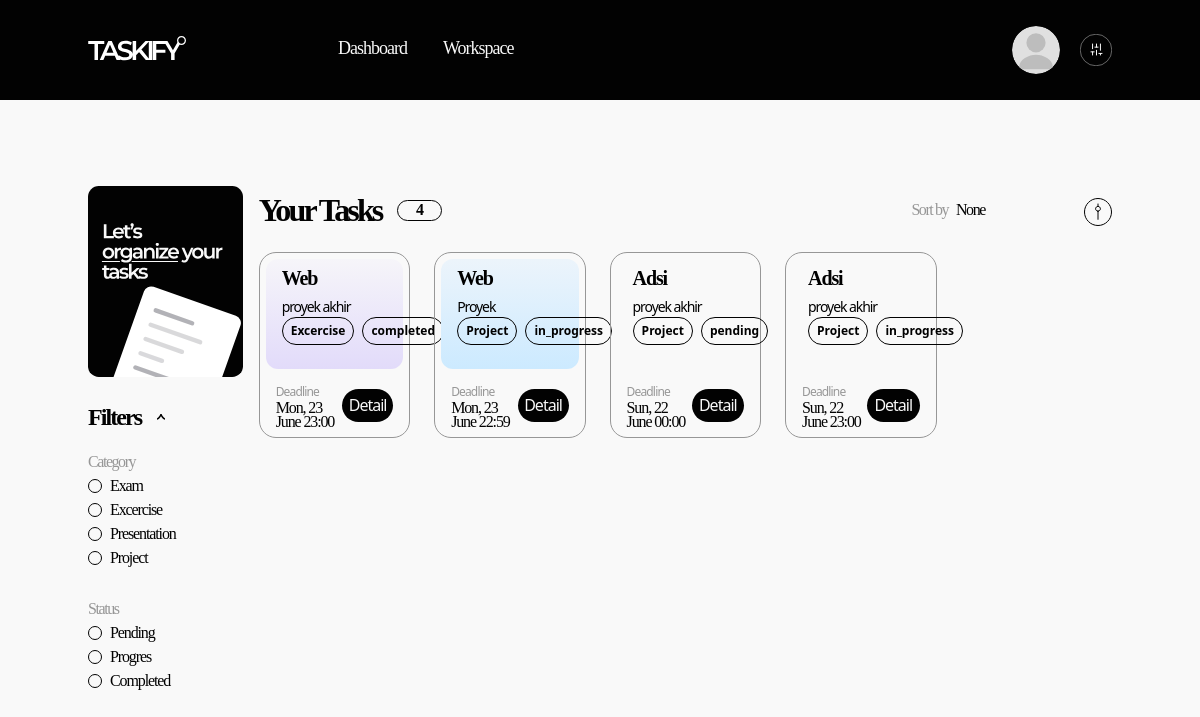
The page /frontend/dashboard.php (signed in) on the database its author committed.
### tables this page shows
CREATE TABLE `tasks` (
  `id_task` int NOT NULL,
  `id_user` int NOT NULL,
  `task_name` varchar(100) NOT NULL,
  `category` varchar(50) DEFAULT NULL,
  `deadline` datetime DEFAULT NULL,
  `subject` varchar(100) DEFAULT NULL,
  `cover_color` varchar(20) DEFAULT NULL,
  `status` enum('pending','in_progress','completed') DEFAULT 'pending',
  `description` text,
  `created_at` timestamp NULL DEFAULT CURRENT_TIMESTAMP
);

### frontend/dashboard.php (the view, shortened to what this page needs)
<?php
include '../backend/db.php';
$id_user = $_SESSION['id_user'];
$sort_option = isset($_GET['sort']) ? $_GET['sort'] : '';
$sql = "SELECT * FROM tasks WHERE id_user = ?";
$params = [];
$types = "i";
$params[] = $id_user;
if ($sort_option === 'Deadline') {
    $sql .= " ORDER BY deadline ASC";
} elseif ($sort_option === 'Name') {
    $sql .= " ORDER BY task_name ASC";
} else {
    $sql .= " ORDER BY created_at DESC";
}
$stmt = $conn->prepare($sql);
$stmt->bind_param($types, ...$params);
$stmt->execute();
$result = $stmt->get_result();
$tasks = [];
while ($row = $result->fetch_assoc()) {
    $tasks[] = $row;
}
$task_count = count($tasks);
?>
<!DOCTYPE html>
<html>
  <head>
    <link href="../src/style.css" rel="stylesheet" />
  </head>
  <body class="bg-primary">
    <?php include 'header.php'; ?>
    <main class="container mx-auto mt-[86px] grid grid-cols-6 space-x-4">
      <div class="">
        <img src="../src/asset/img/docs.svg" alt="" class="w-full"/>
        <div class="mt-6 space-y-[18px]">
            <div id="filter-section">
              <button
                type="button"
                onclick="toggleAccordion(1)"
                class="w-full flex space-x-4 items-center cursor-pointer"
              >
                <span
                  class="font-mont font-semibold tracking-[-1.92px] text-2xl text-accent"
                  >Filters</span
                >
                <img
                  id="icon-1"
                  src="../src/asset/icon/arrow-black.svg"
                  alt=""
                  class="transition-transform duration-300 transform rotate-180"
                />
              </button>
              <div
                id="content-1"
                class="overflow-hidden transition-all duration-300 ease-in-out space-y-[18px] pt-4"
                style="max-height: 1000px"
              >
                <div class="">
                  <label
                    class="font-mont font-[400px] tracking-[-1.44px] text-inactive text-[16px]"
                    >Category</label
                  >
                  <div class="flex flex-col">
                    <?php
                    $categories = ['Exam', 'Excercise', 'Presentation', 'Project'];
                    foreach ($categories as $category) {
                        echo '<label class="inline-flex items-center cursor-pointer space-x-2 hover:bg-gray-100">';
                        echo '<span class="w-[14px] h-[14px] rounded-full border border-accent peer-checked:bg-shade peer-checked:border-accent transition-all duration-150"></span>';
                        echo '<span class="text-[16px] tracking-[-1.12px] font-mont font-normal text-accent">' . $category . '</span>';
                        echo '</label>';
                    }
                    ?>
                  </div>
                </div>
                <div class="pt-2">
                  <label
                    class="font-mont font-[400px] tracking-[-1.44px] text-inactive text-[16px]"
                    >Status</label
                  >
                  <div class="flex flex-col">
                    <?php
                    $statuses = ['Pending', 'Progres', 'Completed'];
                    foreach ($statuses as $status) {
                        echo '<label class="inline-flex items-center cursor-pointer space-x-2 hover:bg-gray-100">';
                        echo '<span class="w-[14px] h-[14px] rounded-full border border-accent peer-checked:bg-shade peer-checked:border-accent transition-all duration-150"></span>';
                        echo '<span class="text-[16px] tracking-[-1.12px] font-mont font-normal text-accent">' . $status . '</span>';
                        echo '</label>';
                    }
                    ?>
                  </div>
                </div>
                </div>
            </div>
        </div>
      </div>
      <div class="col-span-5">
        <div class=" flex justify-between grow">
          <div class="flex space-x-4 items-center">
            <h1 class="font-mont font-semibold tracking-[-2.88px] text-[32px] text-accent">
              Your Tasks
            </h1>
            <div class="rounded-full h-[21px] w-auto min-w-[45px] px-2 border-accent border flex justify-center items-center">
              <span id="task-count-display" class="font-mont font-semibold tracking--2.08px text-accent text-[16px]"><?php echo $task_count; ?></span>
            </div>
          </div>
          <div class="space-x-2 flex items-center">
            <span class="font-mont text-[16px] font-normal tracking-[-1.44px] text-inactive">Sort by</span>
            <div class="relative inline-block text-left w-[120px]">
              <div class="relative">
                <button id="customSelectButton" onclick="toggleCustomSelect()" class="w-full text-left py-2 focus:outline-none flex  items-center cursor-pointer hover:bg-gray-100">
                  <span id="customSelectValue" class="font-mont text-[16px] font-medium tracking-[-1.44px] text-accent"><?php echo $sort_option ? $sort_option : 'None'; ?></span>
                </button>
              </div>
            </div>
            <button class="h-6 cursor-pointer hover:bg-gray-100" onclick="document.getElementById('sortForm').submit()">
              <img src="../src/asset/icon/sort.svg" alt="" />
            </button>
          </div>
        </div>
        <div id="task-container" class="grid grid-cols-5 gap-x-6 gap-y-[18px] mt-[18px]">
        <?php if (count($tasks) === 0): ?>
            <p id="no-tasks-message" class="text-accent font-mont col-span-2">No tasks added yet.</p>
            <?php else: ?>
                <?php foreach ($tasks as $task): ?>
                    <div class="rounded-[17px] border border-inactive task-card">
                        <div class="gradient-box bg-gradient-to-t <?php echo htmlspecialchars($task['cover_color']); ?> m-[6px] rounded-[12px] flex items-end">
                            <div class="mx-4 mb-6">
                                <h2 class="font-mont font-semibold text-xl mb-2 tracking-[-1.12px] leading-5"><?php echo htmlspecialchars($task['task_name']); ?></h2>
                                <div class="flex items-center space-x-2">
                                    <div class="inline font-medium tracking-[-1.08px] text-[14px]">
                                        <?php echo htmlspecialchars($task['subject']); ?>
                                    </div>
                                </div>
                                <div class="flex items-center space-x-2">
                                    <span class="task-category inline border border-accent rounded-full w-fits px-2 py-1 text-[12px] font-semibold">
                                        <?php echo htmlspecialchars($task['category']); ?>
                                    </span>
                                    <span class="task-status inline border border-accent rounded-full w-fits px-2 py-1 text-[12px] font-semibold">
                                        <?php echo htmlspecialchars($task['status']); ?>
                                    </span>
                                </div>
                            </div>
                        </div>
                        <div class="mx-4 py-2 flex justify-between items-center p">
                            <div class="flex flex-col items-start justify-center">
                                <span class="text-inactive text-[12px] font-normal tracking-[-0.84px]">Deadline</span>
                                <p class="text-accent font-mont text-[16px] font-medium tracking-[-1.12px] leading-[0.9]"><?php echo htmlspecialchars(date('D, j F H:i', strtotime($task['deadline']))); ?></p>
                            </div>
                              <a href="task-detail.php?id=<?php echo htmlspecialchars($task['id_task']); ?>" class="bg-accent text-primary h-[33px] w-[83px] rounded-full font-normal tracking-[-1px] text-center pt-1">
                                  Detail
                              </a>
                        </div>
                    </div>
                <?php endforeach; ?>
            <?php endif; ?>
        </div>
      </div>
    </main>
  </body>
</html>

### rows shown on the page
tasks: task_name "Web", subject "proyek akhir", category "Excercise", status "completed", deadline "Mon, 23 June 23:00"
tasks: task_name "Web", subject "Proyek", category "Project", status "in_progress", deadline "Mon, 23 June 22:59"
tasks: task_name "Adsi", subject "proyek akhir", category "Project", status "pending", deadline "Sun, 22 June 00:00"
tasks: task_name "Adsi", subject "proyek akhir", category "Project", status "in_progress", deadline "Sun, 22 June 23:00"

### other values the page prints
$category "Exam"
$category "Excercise"
$category "Presentation"
$category "Project"
$status "Pending"
$status "Progres"
$status "Completed"
$task_count "4"
